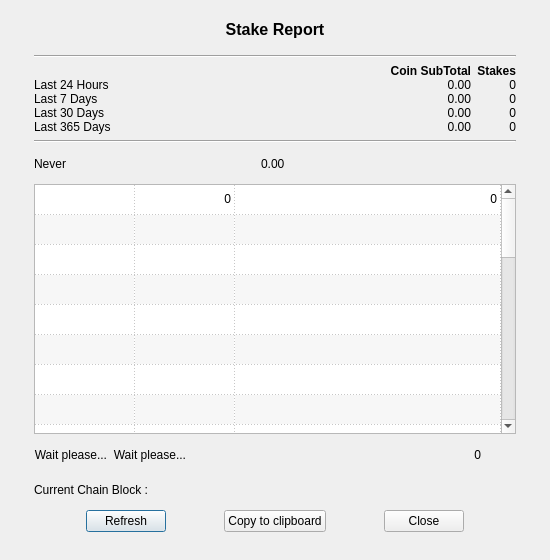
<?xml version="1.0" encoding="UTF-8"?>
<ui version="4.0">
 <class>StakeReportDialog</class>
 <widget class="QDialog" name="StakeReportDialog">
  <property name="geometry">
   <rect>
    <x>0</x>
    <y>0</y>
    <width>550</width>
    <height>560</height>
   </rect>
  </property>
  <property name="minimumSize">
   <size>
    <width>550</width>
    <height>560</height>
   </size>
  </property>
  <property name="maximumSize">
   <size>
    <width>550</width>
    <height>582</height>
   </size>
  </property>
  <property name="windowTitle">
   <string>Stake Report</string>
  </property>
  <property name="modal">
   <bool>false</bool>
  </property>
  <layout class="QGridLayout" name="gridLayout_2">
   <item row="1" column="0">
    <spacer name="verticalSpacer">
     <property name="orientation">
      <enum>Qt::Vertical</enum>
     </property>
     <property name="sizeHint" stdset="0">
      <size>
       <width>20</width>
       <height>40</height>
      </size>
     </property>
    </spacer>
   </item>
   <item row="0" column="0">
    <widget class="QFrame" name="frame">
     <property name="minimumSize">
      <size>
       <width>500</width>
       <height>530</height>
      </size>
     </property>
     <property name="maximumSize">
      <size>
       <width>460</width>
       <height>99999</height>
      </size>
     </property>
     <property name="styleSheet">
      <string notr="true"/>
     </property>
     <property name="frameShape">
      <enum>QFrame::NoFrame</enum>
     </property>
     <property name="frameShadow">
      <enum>QFrame::Raised</enum>
     </property>
     <layout class="QGridLayout" name="gridLayout_3">
      <item row="6" column="0">
       <layout class="QGridLayout" name="gridLayout2" columnstretch="0,0,3">
        <property name="rightMargin">
         <number>35</number>
        </property>
        <item row="0" column="0">
         <widget class="QLabel" name="TimeTook">
          <property name="font">
           <font>
            <pointsize>9</pointsize>
            <weight>50</weight>
            <bold>false</bold>
           </font>
          </property>
          <property name="toolTip">
           <string>Time took to retrieve the data</string>
          </property>
          <property name="text">
           <string>Wait please...</string>
          </property>
          <property name="alignment">
           <set>Qt::AlignLeading|Qt::AlignLeft|Qt::AlignRight|Qt::AlignTrailing|Qt::AlignVCenter</set>
          </property>
          <property name="margin">
           <number>4</number>
          </property>
         </widget>
        </item>
        <item row="0" column="1">
         <widget class="QLabel" name="TimeTook_2">
          <property name="font">
           <font>
            <pointsize>9</pointsize>
            <weight>50</weight>
            <bold>false</bold>
           </font>
          </property>
          <property name="toolTip">
           <string>Time took to refresh dialog</string>
          </property>
          <property name="text">
           <string>Wait please...</string>
          </property>
          <property name="alignment">
           <set>Qt::AlignLeading|Qt::AlignLeft|Qt::AlignRight|Qt::AlignTrailing|Qt::AlignVCenter</set>
          </property>
          <property name="margin">
           <number>4</number>
          </property>
         </widget>
        </item>
        <item row="0" column="2">
         <widget class="QLabel" name="Stake_Counted">
          <property name="font">
           <font>
            <pointsize>9</pointsize>
            <weight>50</weight>
            <bold>false</bold>
           </font>
          </property>
          <property name="toolTip">
           <string>Total Stakes Analyzed</string>
          </property>
          <property name="text">
           <string>0</string>
          </property>
          <property name="alignment">
           <set>Qt::AlignLeading|Qt::AlignLeft|Qt::AlignRight|Qt::AlignTrailing|Qt::AlignVCenter</set>
          </property>
          <property name="margin">
           <number>4</number>
          </property>
         </widget>
        </item>
       </layout>
      </item>
      <item row="7" column="0">
       <widget class="QLabel" name="L_CurrentBlock">
        <property name="font">
         <font>
          <pointsize>9</pointsize>
          <weight>50</weight>
          <bold>false</bold>
         </font>
        </property>
        <property name="toolTip">
         <string>Data of the current block.</string>
        </property>
        <property name="text">
         <string>Current Chain Block :</string>
        </property>
        <property name="alignment">
         <set>Qt::AlignLeading|Qt::AlignLeft|Qt::AlignVCenter</set>
        </property>
        <property name="margin">
         <number>2</number>
        </property>
       </widget>
      </item>
      <item row="3" column="0">
       <widget class="Line" name="line_2">
        <property name="orientation">
         <enum>Qt::Horizontal</enum>
        </property>
       </widget>
      </item>
      <item row="1" column="0">
       <widget class="Line" name="line">
        <property name="orientation">
         <enum>Qt::Horizontal</enum>
        </property>
       </widget>
      </item>
      <item row="8" column="0">
       <layout class="QHBoxLayout" name="horizontalLayout" stretch="1,2,1">
        <property name="sizeConstraint">
         <enum>QLayout::SetDefaultConstraint</enum>
        </property>
        <item>
         <widget class="QPushButton" name="button_Refresh">
          <property name="sizePolicy">
           <sizepolicy hsizetype="Maximum" vsizetype="Fixed">
            <horstretch>0</horstretch>
            <verstretch>0</verstretch>
           </sizepolicy>
          </property>
          <property name="toolTip">
           <string>Refresh the data</string>
          </property>
          <property name="text">
           <string>Refresh</string>
          </property>
         </widget>
        </item>
        <item>
         <widget class="QPushButton" name="CopytoClipboard">
          <property name="sizePolicy">
           <sizepolicy hsizetype="Fixed" vsizetype="Fixed">
            <horstretch>0</horstretch>
            <verstretch>0</verstretch>
           </sizepolicy>
          </property>
          <property name="minimumSize">
           <size>
            <width>100</width>
            <height>0</height>
           </size>
          </property>
          <property name="toolTip">
           <string>Copy Report to ClipBoard</string>
          </property>
          <property name="text">
           <string>Copy to clipboard</string>
          </property>
         </widget>
        </item>
        <item>
         <widget class="QDialogButtonBox" name="buttonBox">
          <property name="sizePolicy">
           <sizepolicy hsizetype="Maximum" vsizetype="Fixed">
            <horstretch>0</horstretch>
            <verstretch>0</verstretch>
           </sizepolicy>
          </property>
          <property name="toolTip">
           <string>Close the dialog</string>
          </property>
          <property name="orientation">
           <enum>Qt::Horizontal</enum>
          </property>
          <property name="standardButtons">
           <set>QDialogButtonBox::Close</set>
          </property>
          <property name="centerButtons">
           <bool>true</bool>
          </property>
         </widget>
        </item>
       </layout>
      </item>
      <item row="4" column="0">
       <layout class="QHBoxLayout" name="horizontalLayout2" stretch="0,0">
        <property name="sizeConstraint">
         <enum>QLayout::SetDefaultConstraint</enum>
        </property>
        <property name="rightMargin">
         <number>35</number>
        </property>
        <item>
         <widget class="QLabel" name="L_LastStakeTime">
          <property name="sizePolicy">
           <sizepolicy hsizetype="Preferred" vsizetype="Preferred">
            <horstretch>0</horstretch>
            <verstretch>0</verstretch>
           </sizepolicy>
          </property>
          <property name="font">
           <font>
            <pointsize>9</pointsize>
            <weight>50</weight>
            <bold>false</bold>
           </font>
          </property>
          <property name="toolTip">
           <string>Date of the last mature Stake</string>
          </property>
          <property name="styleSheet">
           <string notr="true">background:transparent;</string>
          </property>
          <property name="text">
           <string>Never</string>
          </property>
          <property name="alignment">
           <set>Qt::AlignLeading|Qt::AlignLeft|Qt::AlignVCenter</set>
          </property>
          <property name="margin">
           <number>2</number>
          </property>
         </widget>
        </item>
        <item>
         <widget class="QLabel" name="Amount_Last">
          <property name="sizePolicy">
           <sizepolicy hsizetype="Preferred" vsizetype="Preferred">
            <horstretch>0</horstretch>
            <verstretch>0</verstretch>
           </sizepolicy>
          </property>
          <property name="font">
           <font>
            <pointsize>9</pointsize>
            <weight>50</weight>
            <bold>false</bold>
            <kerning>false</kerning>
           </font>
          </property>
          <property name="toolTip">
           <string>Coin Earned in last mature Stake</string>
          </property>
          <property name="styleSheet">
           <string notr="true">background:transparent;</string>
          </property>
          <property name="text">
           <string>0.00</string>
          </property>
          <property name="alignment">
           <set>Qt::AlignLeading|Qt::AlignLeft|Qt::AlignVCenter</set>
          </property>
          <property name="margin">
           <number>2</number>
          </property>
         </widget>
        </item>
       </layout>
      </item>
      <item row="5" column="0">
       <widget class="QTableWidget" name="StakeReportTable">
        <property name="sizePolicy">
         <sizepolicy hsizetype="Expanding" vsizetype="Expanding">
          <horstretch>1</horstretch>
          <verstretch>0</verstretch>
         </sizepolicy>
        </property>
        <property name="maximumSize">
         <size>
          <width>16777215</width>
          <height>250</height>
         </size>
        </property>
        <property name="font">
         <font>
          <weight>50</weight>
          <bold>false</bold>
         </font>
        </property>
        <property name="autoScrollMargin">
         <number>26</number>
        </property>
        <property name="alternatingRowColors">
         <bool>true</bool>
        </property>
        <property name="showGrid">
         <bool>true</bool>
        </property>
        <property name="gridStyle">
         <enum>Qt::DotLine</enum>
        </property>
        <property name="sortingEnabled">
         <bool>true</bool>
        </property>
        <property name="rowCount">
         <number>30</number>
        </property>
        <property name="columnCount">
         <number>3</number>
        </property>
        <attribute name="horizontalHeaderVisible">
         <bool>false</bool>
        </attribute>
        <attribute name="horizontalHeaderHighlightSections">
         <bool>true</bool>
        </attribute>
        <attribute name="horizontalHeaderShowSortIndicator" stdset="0">
         <bool>true</bool>
        </attribute>
        <attribute name="horizontalHeaderStretchLastSection">
         <bool>true</bool>
        </attribute>
        <attribute name="verticalHeaderVisible">
         <bool>false</bool>
        </attribute>
        <row/>
        <row/>
        <row/>
        <row/>
        <row/>
        <row/>
        <row/>
        <row/>
        <row/>
        <row/>
        <row/>
        <row/>
        <row/>
        <row/>
        <row/>
        <row/>
        <row/>
        <row/>
        <row/>
        <row/>
        <row/>
        <row/>
        <row/>
        <row/>
        <row/>
        <row/>
        <row/>
        <row/>
        <row/>
        <row/>
        <column>
         <property name="text">
          <string>Date</string>
         </property>
         <property name="font">
          <font>
           <pointsize>9</pointsize>
           <weight>75</weight>
           <bold>true</bold>
          </font>
         </property>
         <property name="textAlignment">
          <set>AlignLeading|AlignVCenter</set>
         </property>
        </column>
        <column>
         <property name="text">
          <string>Amount</string>
         </property>
         <property name="font">
          <font>
           <pointsize>9</pointsize>
           <weight>75</weight>
           <bold>true</bold>
          </font>
         </property>
         <property name="textAlignment">
          <set>AlignTrailing|AlignVCenter</set>
         </property>
        </column>
        <column>
         <property name="text">
          <string>Stakes</string>
         </property>
         <property name="font">
          <font>
           <pointsize>9</pointsize>
           <weight>75</weight>
           <bold>true</bold>
          </font>
         </property>
         <property name="textAlignment">
          <set>AlignTrailing|AlignVCenter</set>
         </property>
        </column>
        <item row="0" column="0">
         <property name="text">
          <string/>
         </property>
         <property name="font">
          <font>
           <pointsize>9</pointsize>
          </font>
         </property>
         <property name="flags">
          <set>ItemIsSelectable|ItemIsUserCheckable|ItemIsEnabled</set>
         </property>
        </item>
        <item row="0" column="1">
         <property name="text">
          <string notr="true">0</string>
         </property>
         <property name="whatsThis">
          <string/>
         </property>
         <property name="font">
          <font>
           <pointsize>9</pointsize>
          </font>
         </property>
         <property name="textAlignment">
          <set>AlignTrailing|AlignVCenter</set>
         </property>
         <property name="flags">
          <set>ItemIsSelectable|ItemIsUserCheckable|ItemIsEnabled</set>
         </property>
        </item>
        <item row="0" column="2">
         <property name="text">
          <string notr="true">0</string>
         </property>
         <property name="font">
          <font>
           <pointsize>9</pointsize>
          </font>
         </property>
         <property name="textAlignment">
          <set>AlignTrailing|AlignVCenter</set>
         </property>
         <property name="flags">
          <set>ItemIsSelectable|ItemIsUserCheckable|ItemIsEnabled</set>
         </property>
        </item>
       </widget>
      </item>
      <item row="2" column="0">
       <layout class="QGridLayout" name="gridLayout" columnstretch="3,0,0">
        <property name="verticalSpacing">
         <number>0</number>
        </property>
        <item row="0" column="2">
         <widget class="QLabel" name="label_3">
          <property name="font">
           <font>
            <pointsize>9</pointsize>
            <weight>75</weight>
            <bold>true</bold>
           </font>
          </property>
          <property name="toolTip">
           <string>Blocks Staked</string>
          </property>
          <property name="text">
           <string>Stakes</string>
          </property>
          <property name="alignment">
           <set>Qt::AlignRight|Qt::AlignTrailing|Qt::AlignVCenter</set>
          </property>
          <property name="margin">
           <number>4</number>
          </property>
         </widget>
        </item>
        <item row="1" column="0">
         <widget class="QLabel" name="L1_24h">
          <property name="font">
           <font>
            <pointsize>9</pointsize>
            <weight>50</weight>
            <bold>false</bold>
           </font>
          </property>
          <property name="toolTip">
           <string/>
          </property>
          <property name="text">
           <string>Last 24 Hours</string>
          </property>
          <property name="margin">
           <number>4</number>
          </property>
         </widget>
        </item>
        <item row="4" column="2">
         <widget class="QLabel" name="Stake_365D">
          <property name="font">
           <font>
            <pointsize>9</pointsize>
            <weight>50</weight>
            <bold>false</bold>
            <kerning>false</kerning>
           </font>
          </property>
          <property name="toolTip">
           <string>Stake Made in last 365 Days</string>
          </property>
          <property name="text">
           <string>0</string>
          </property>
          <property name="alignment">
           <set>Qt::AlignRight|Qt::AlignTrailing|Qt::AlignVCenter</set>
          </property>
          <property name="margin">
           <number>4</number>
          </property>
         </widget>
        </item>
        <item row="2" column="2">
         <widget class="QLabel" name="Stake_7D">
          <property name="font">
           <font>
            <pointsize>9</pointsize>
            <weight>50</weight>
            <bold>false</bold>
            <kerning>false</kerning>
           </font>
          </property>
          <property name="toolTip">
           <string>Stake Made in last 7 Days</string>
          </property>
          <property name="text">
           <string>0</string>
          </property>
          <property name="alignment">
           <set>Qt::AlignRight|Qt::AlignTrailing|Qt::AlignVCenter</set>
          </property>
          <property name="margin">
           <number>4</number>
          </property>
         </widget>
        </item>
        <item row="3" column="0">
         <widget class="QLabel" name="L3_30D">
          <property name="font">
           <font>
            <pointsize>9</pointsize>
            <weight>50</weight>
            <bold>false</bold>
           </font>
          </property>
          <property name="toolTip">
           <string/>
          </property>
          <property name="text">
           <string>Last 30 Days</string>
          </property>
          <property name="margin">
           <number>4</number>
          </property>
         </widget>
        </item>
        <item row="3" column="1">
         <widget class="QLabel" name="Amount_30D">
          <property name="font">
           <font>
            <pointsize>9</pointsize>
            <weight>50</weight>
            <bold>false</bold>
            <kerning>false</kerning>
           </font>
          </property>
          <property name="toolTip">
           <string>Coin Earned in last 30 Days</string>
          </property>
          <property name="text">
           <string>0.00</string>
          </property>
          <property name="alignment">
           <set>Qt::AlignRight|Qt::AlignTrailing|Qt::AlignVCenter</set>
          </property>
          <property name="margin">
           <number>4</number>
          </property>
         </widget>
        </item>
        <item row="3" column="2">
         <widget class="QLabel" name="Stake_30D">
          <property name="font">
           <font>
            <pointsize>9</pointsize>
            <weight>50</weight>
            <bold>false</bold>
            <kerning>false</kerning>
           </font>
          </property>
          <property name="toolTip">
           <string>Stake Made in last 30 Days</string>
          </property>
          <property name="text">
           <string>0</string>
          </property>
          <property name="alignment">
           <set>Qt::AlignRight|Qt::AlignTrailing|Qt::AlignVCenter</set>
          </property>
          <property name="margin">
           <number>4</number>
          </property>
         </widget>
        </item>
        <item row="4" column="0">
         <widget class="QLabel" name="L3_30D_2">
          <property name="font">
           <font>
            <pointsize>9</pointsize>
            <weight>50</weight>
            <bold>false</bold>
           </font>
          </property>
          <property name="toolTip">
           <string/>
          </property>
          <property name="text">
           <string>Last 365 Days</string>
          </property>
          <property name="margin">
           <number>4</number>
          </property>
         </widget>
        </item>
        <item row="4" column="1">
         <widget class="QLabel" name="Amount_365D">
          <property name="font">
           <font>
            <pointsize>9</pointsize>
            <weight>50</weight>
            <bold>false</bold>
            <kerning>false</kerning>
           </font>
          </property>
          <property name="toolTip">
           <string>Coin Earned in last 365 Days</string>
          </property>
          <property name="text">
           <string>0.00</string>
          </property>
          <property name="alignment">
           <set>Qt::AlignRight|Qt::AlignTrailing|Qt::AlignVCenter</set>
          </property>
          <property name="margin">
           <number>4</number>
          </property>
         </widget>
        </item>
        <item row="0" column="1">
         <widget class="QLabel" name="L_Coin">
          <property name="font">
           <font>
            <pointsize>9</pointsize>
            <weight>75</weight>
            <bold>true</bold>
           </font>
          </property>
          <property name="text">
           <string>Coin SubTotal</string>
          </property>
          <property name="alignment">
           <set>Qt::AlignRight|Qt::AlignTrailing|Qt::AlignVCenter</set>
          </property>
          <property name="margin">
           <number>4</number>
          </property>
         </widget>
        </item>
        <item row="1" column="1">
         <widget class="QLabel" name="Amount_24H">
          <property name="font">
           <font>
            <pointsize>9</pointsize>
            <weight>50</weight>
            <bold>false</bold>
            <kerning>false</kerning>
           </font>
          </property>
          <property name="toolTip">
           <string>Coin Earned in last 24H</string>
          </property>
          <property name="text">
           <string>0.00</string>
          </property>
          <property name="alignment">
           <set>Qt::AlignRight|Qt::AlignTrailing|Qt::AlignVCenter</set>
          </property>
          <property name="margin">
           <number>4</number>
          </property>
         </widget>
        </item>
        <item row="1" column="2">
         <widget class="QLabel" name="Stake_24H">
          <property name="font">
           <font>
            <pointsize>9</pointsize>
            <weight>50</weight>
            <bold>false</bold>
            <kerning>false</kerning>
           </font>
          </property>
          <property name="toolTip">
           <string>Stake Made in last 24H</string>
          </property>
          <property name="text">
           <string>0</string>
          </property>
          <property name="alignment">
           <set>Qt::AlignRight|Qt::AlignTrailing|Qt::AlignVCenter</set>
          </property>
          <property name="margin">
           <number>4</number>
          </property>
         </widget>
        </item>
        <item row="2" column="0">
         <widget class="QLabel" name="L2_7D">
          <property name="font">
           <font>
            <pointsize>9</pointsize>
            <weight>50</weight>
            <bold>false</bold>
           </font>
          </property>
          <property name="toolTip">
           <string/>
          </property>
          <property name="text">
           <string>Last 7 Days</string>
          </property>
          <property name="margin">
           <number>4</number>
          </property>
         </widget>
        </item>
        <item row="2" column="1">
         <widget class="QLabel" name="Amount_7D">
          <property name="font">
           <font>
            <pointsize>9</pointsize>
            <weight>50</weight>
            <bold>false</bold>
            <kerning>false</kerning>
           </font>
          </property>
          <property name="toolTip">
           <string>Coin Earned in last 7 Days</string>
          </property>
          <property name="text">
           <string>0.00</string>
          </property>
          <property name="alignment">
           <set>Qt::AlignRight|Qt::AlignTrailing|Qt::AlignVCenter</set>
          </property>
          <property name="margin">
           <number>4</number>
          </property>
         </widget>
        </item>
       </layout>
      </item>
      <item row="0" column="0">
       <widget class="QLabel" name="label">
        <property name="minimumSize">
         <size>
          <width>200</width>
          <height>0</height>
         </size>
        </property>
        <property name="font">
         <font>
          <pointsize>12</pointsize>
          <weight>75</weight>
          <bold>true</bold>
         </font>
        </property>
        <property name="toolTip">
         <string>Earnings made by stake over time</string>
        </property>
        <property name="styleSheet">
         <string notr="true">background:transparent;</string>
        </property>
        <property name="frameShape">
         <enum>QFrame::NoFrame</enum>
        </property>
        <property name="frameShadow">
         <enum>QFrame::Sunken</enum>
        </property>
        <property name="lineWidth">
         <number>2</number>
        </property>
        <property name="midLineWidth">
         <number>3</number>
        </property>
        <property name="text">
         <string>Stake Report</string>
        </property>
        <property name="alignment">
         <set>Qt::AlignHCenter|Qt::AlignTop</set>
        </property>
       </widget>
      </item>
     </layout>
    </widget>
   </item>
  </layout>
 </widget>
 <resources/>
 <connections>
  <connection>
   <sender>buttonBox</sender>
   <signal>clicked(QAbstractButton*)</signal>
   <receiver>StakeReportDialog</receiver>
   <slot>close()</slot>
   <hints>
    <hint type="sourcelabel">
     <x>338</x>
     <y>524</y>
    </hint>
    <hint type="destinationlabel">
     <x>215</x>
     <y>276</y>
    </hint>
   </hints>
  </connection>
 </connections>
</ui>
